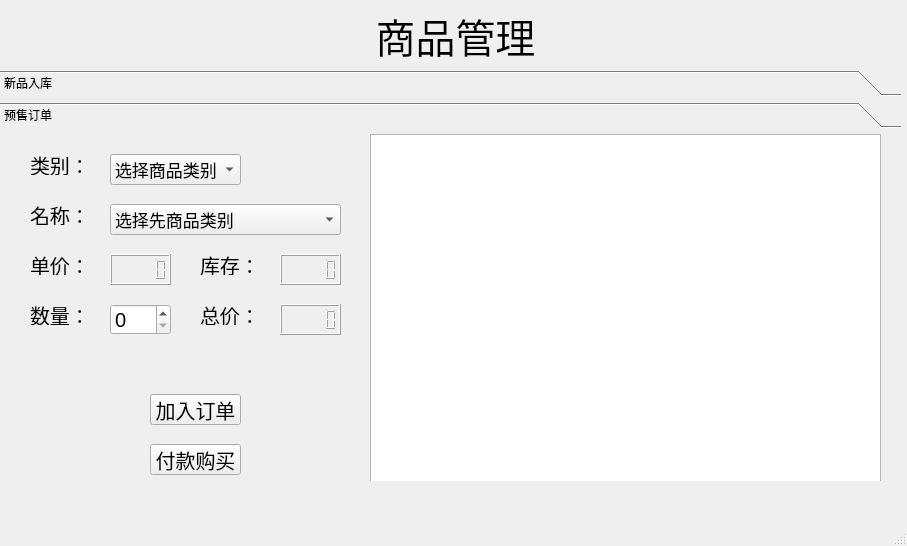
<?xml version="1.0" encoding="UTF-8"?>
<ui version="4.0">
 <class>MainWindow</class>
 <widget class="QMainWindow" name="MainWindow">
  <property name="geometry">
   <rect>
    <x>0</x>
    <y>0</y>
    <width>907</width>
    <height>546</height>
   </rect>
  </property>
  <property name="windowTitle">
   <string>MainWindow</string>
  </property>
  <widget class="QWidget" name="centralwidget">
   <widget class="QLabel" name="label">
    <property name="geometry">
     <rect>
      <x>20</x>
      <y>10</y>
      <width>871</width>
      <height>51</height>
     </rect>
    </property>
    <property name="font">
     <font>
      <pointsize>30</pointsize>
     </font>
    </property>
    <property name="text">
     <string>商品管理</string>
    </property>
    <property name="alignment">
     <set>Qt::AlignCenter</set>
    </property>
   </widget>
   <widget class="QToolBox" name="toolBox">
    <property name="geometry">
     <rect>
      <x>0</x>
      <y>70</y>
      <width>901</width>
      <height>411</height>
     </rect>
    </property>
    <property name="currentIndex">
     <number>1</number>
    </property>
    <widget class="QWidget" name="page_store">
     <property name="geometry">
      <rect>
       <x>0</x>
       <y>0</y>
       <width>901</width>
       <height>359</height>
      </rect>
     </property>
     <attribute name="label">
      <string>新品入库</string>
     </attribute>
     <widget class="QLabel" name="typeLabel">
      <property name="geometry">
       <rect>
        <x>30</x>
        <y>20</y>
        <width>51</width>
        <height>21</height>
       </rect>
      </property>
      <property name="font">
       <font>
        <pointsize>15</pointsize>
       </font>
      </property>
      <property name="text">
       <string>类别：</string>
      </property>
     </widget>
     <widget class="QLabel" name="nameLalel">
      <property name="geometry">
       <rect>
        <x>30</x>
        <y>70</y>
        <width>51</width>
        <height>21</height>
       </rect>
      </property>
      <property name="font">
       <font>
        <pointsize>15</pointsize>
       </font>
      </property>
      <property name="text">
       <string>名称：</string>
      </property>
     </widget>
     <widget class="QLabel" name="purchasePriceLabel">
      <property name="geometry">
       <rect>
        <x>30</x>
        <y>120</y>
        <width>51</width>
        <height>21</height>
       </rect>
      </property>
      <property name="font">
       <font>
        <pointsize>15</pointsize>
       </font>
      </property>
      <property name="text">
       <string>进价：</string>
      </property>
     </widget>
     <widget class="QLabel" name="amountLabel">
      <property name="geometry">
       <rect>
        <x>30</x>
        <y>170</y>
        <width>51</width>
        <height>21</height>
       </rect>
      </property>
      <property name="font">
       <font>
        <pointsize>15</pointsize>
       </font>
      </property>
      <property name="text">
       <string>数量：</string>
      </property>
     </widget>
     <widget class="QPushButton" name="btnAddInStorage">
      <property name="geometry">
       <rect>
        <x>150</x>
        <y>260</y>
        <width>71</width>
        <height>31</height>
       </rect>
      </property>
      <property name="font">
       <font>
        <pointsize>15</pointsize>
       </font>
      </property>
      <property name="text">
       <string>入库</string>
      </property>
     </widget>
     <widget class="QPushButton" name="btnClearStorage">
      <property name="geometry">
       <rect>
        <x>150</x>
        <y>310</y>
        <width>71</width>
        <height>31</height>
       </rect>
      </property>
      <property name="font">
       <font>
        <pointsize>15</pointsize>
       </font>
      </property>
      <property name="text">
       <string>清仓</string>
      </property>
     </widget>
     <widget class="QComboBox" name="typeSelect_store">
      <property name="geometry">
       <rect>
        <x>110</x>
        <y>20</y>
        <width>131</width>
        <height>22</height>
       </rect>
      </property>
      <property name="font">
       <font>
        <pointsize>13</pointsize>
       </font>
      </property>
      <item>
       <property name="text">
        <string>选择商品类别</string>
       </property>
      </item>
     </widget>
     <widget class="QLineEdit" name="name">
      <property name="geometry">
       <rect>
        <x>110</x>
        <y>70</y>
        <width>231</width>
        <height>31</height>
       </rect>
      </property>
     </widget>
     <widget class="QLineEdit" name="purchasePrice">
      <property name="geometry">
       <rect>
        <x>110</x>
        <y>120</y>
        <width>61</width>
        <height>31</height>
       </rect>
      </property>
     </widget>
     <widget class="QLabel" name="salePriceLabel">
      <property name="geometry">
       <rect>
        <x>200</x>
        <y>120</y>
        <width>51</width>
        <height>21</height>
       </rect>
      </property>
      <property name="font">
       <font>
        <pointsize>15</pointsize>
       </font>
      </property>
      <property name="text">
       <string>售价：</string>
      </property>
     </widget>
     <widget class="QLineEdit" name="salePrice">
      <property name="geometry">
       <rect>
        <x>280</x>
        <y>120</y>
        <width>61</width>
        <height>31</height>
       </rect>
      </property>
     </widget>
     <widget class="QSpinBox" name="amount_add">
      <property name="geometry">
       <rect>
        <x>110</x>
        <y>170</y>
        <width>61</width>
        <height>31</height>
       </rect>
      </property>
      <property name="font">
       <font>
        <pointsize>15</pointsize>
       </font>
      </property>
     </widget>
     <widget class="QTableView" name="StorageTable">
      <property name="geometry">
       <rect>
        <x>360</x>
        <y>10</y>
        <width>531</width>
        <height>331</height>
       </rect>
      </property>
     </widget>
    </widget>
    <widget class="QWidget" name="page_buy">
     <property name="geometry">
      <rect>
       <x>0</x>
       <y>0</y>
       <width>901</width>
       <height>359</height>
      </rect>
     </property>
     <attribute name="label">
      <string>预售订单</string>
     </attribute>
     <widget class="QLabel" name="amountLabel_2">
      <property name="geometry">
       <rect>
        <x>30</x>
        <y>170</y>
        <width>51</width>
        <height>21</height>
       </rect>
      </property>
      <property name="font">
       <font>
        <pointsize>15</pointsize>
       </font>
      </property>
      <property name="text">
       <string>数量：</string>
      </property>
     </widget>
     <widget class="QPushButton" name="btnPayOrder">
      <property name="geometry">
       <rect>
        <x>150</x>
        <y>310</y>
        <width>91</width>
        <height>31</height>
       </rect>
      </property>
      <property name="font">
       <font>
        <pointsize>15</pointsize>
       </font>
      </property>
      <property name="text">
       <string>付款购买</string>
      </property>
     </widget>
     <widget class="QComboBox" name="typeSelect_buy">
      <property name="geometry">
       <rect>
        <x>110</x>
        <y>20</y>
        <width>131</width>
        <height>31</height>
       </rect>
      </property>
      <property name="font">
       <font>
        <pointsize>13</pointsize>
       </font>
      </property>
      <item>
       <property name="text">
        <string>选择商品类别</string>
       </property>
      </item>
     </widget>
     <widget class="QSpinBox" name="amount_buy">
      <property name="geometry">
       <rect>
        <x>110</x>
        <y>170</y>
        <width>61</width>
        <height>31</height>
       </rect>
      </property>
      <property name="font">
       <font>
        <pointsize>15</pointsize>
       </font>
      </property>
     </widget>
     <widget class="QLabel" name="singlePriceLabel">
      <property name="geometry">
       <rect>
        <x>30</x>
        <y>120</y>
        <width>51</width>
        <height>21</height>
       </rect>
      </property>
      <property name="font">
       <font>
        <pointsize>15</pointsize>
       </font>
      </property>
      <property name="text">
       <string>单价：</string>
      </property>
     </widget>
     <widget class="QLabel" name="nameLalel_2">
      <property name="geometry">
       <rect>
        <x>30</x>
        <y>70</y>
        <width>51</width>
        <height>21</height>
       </rect>
      </property>
      <property name="font">
       <font>
        <pointsize>15</pointsize>
       </font>
      </property>
      <property name="text">
       <string>名称：</string>
      </property>
     </widget>
     <widget class="QLabel" name="inventoryLabel">
      <property name="geometry">
       <rect>
        <x>200</x>
        <y>120</y>
        <width>51</width>
        <height>21</height>
       </rect>
      </property>
      <property name="font">
       <font>
        <pointsize>15</pointsize>
       </font>
      </property>
      <property name="text">
       <string>库存：</string>
      </property>
     </widget>
     <widget class="QLabel" name="typeLabel_2">
      <property name="geometry">
       <rect>
        <x>30</x>
        <y>20</y>
        <width>51</width>
        <height>21</height>
       </rect>
      </property>
      <property name="font">
       <font>
        <pointsize>15</pointsize>
       </font>
      </property>
      <property name="text">
       <string>类别：</string>
      </property>
     </widget>
     <widget class="QPushButton" name="btnAddInOrder">
      <property name="geometry">
       <rect>
        <x>150</x>
        <y>260</y>
        <width>91</width>
        <height>31</height>
       </rect>
      </property>
      <property name="font">
       <font>
        <pointsize>15</pointsize>
       </font>
      </property>
      <property name="text">
       <string>加入订单</string>
      </property>
     </widget>
     <widget class="QComboBox" name="nameSelect">
      <property name="geometry">
       <rect>
        <x>110</x>
        <y>70</y>
        <width>231</width>
        <height>31</height>
       </rect>
      </property>
      <property name="font">
       <font>
        <pointsize>13</pointsize>
       </font>
      </property>
      <item>
       <property name="text">
        <string>选择先商品类别</string>
       </property>
      </item>
     </widget>
     <widget class="QLabel" name="totalPriceLabel">
      <property name="geometry">
       <rect>
        <x>200</x>
        <y>170</y>
        <width>51</width>
        <height>21</height>
       </rect>
      </property>
      <property name="font">
       <font>
        <pointsize>15</pointsize>
       </font>
      </property>
      <property name="text">
       <string>总价：</string>
      </property>
     </widget>
     <widget class="QLCDNumber" name="lcdNumber_total">
      <property name="geometry">
       <rect>
        <x>280</x>
        <y>170</y>
        <width>61</width>
        <height>31</height>
       </rect>
      </property>
     </widget>
     <widget class="QLCDNumber" name="lcdNumber_inventory">
      <property name="geometry">
       <rect>
        <x>280</x>
        <y>120</y>
        <width>61</width>
        <height>31</height>
       </rect>
      </property>
     </widget>
     <widget class="QLCDNumber" name="lcdNumber_single">
      <property name="geometry">
       <rect>
        <x>110</x>
        <y>120</y>
        <width>61</width>
        <height>31</height>
       </rect>
      </property>
     </widget>
     <widget class="QListView" name="orderList">
      <property name="geometry">
       <rect>
        <x>370</x>
        <y>0</y>
        <width>511</width>
        <height>351</height>
       </rect>
      </property>
     </widget>
    </widget>
   </widget>
  </widget>
  <widget class="QMenuBar" name="menubar">
   <property name="geometry">
    <rect>
     <x>0</x>
     <y>0</y>
     <width>907</width>
     <height>23</height>
    </rect>
   </property>
  </widget>
  <widget class="QStatusBar" name="statusbar"/>
 </widget>
 <resources/>
 <connections/>
</ui>
